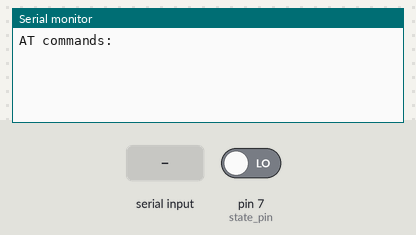
Recording of a sketch running on a simulated Arduino Uno, built with avr-gcc and run on an emulated ATmega328P. Shown: the last lines printed to the serial monitor. The inputs (shaded band) are chosen by the test bench; at power-on: pin 7 (state_pin) LOW.

Above: at 1.2 s.
1.3 s: pin 7 (state_pin) driven HIGH
At 1.8 s:
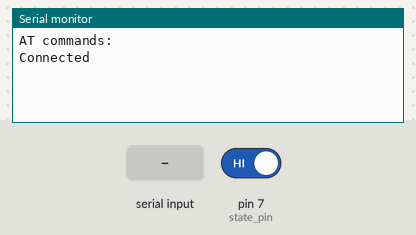
2.8 s: "1" received over Serial
At 5.0 s:
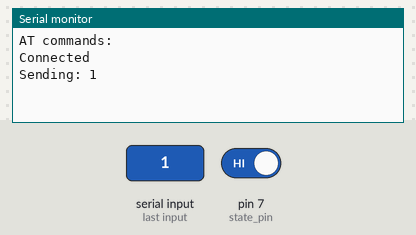
5.3 s: "1" received over the second serial link
At 6.1 s:
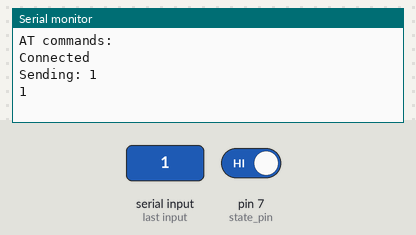
6.8 s: pin 7 (state_pin) driven LOW
At 7.2 s:
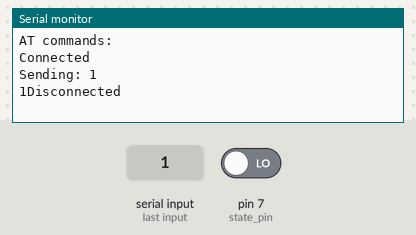
8.3 s: "0" received over Serial
At 9.61 s:
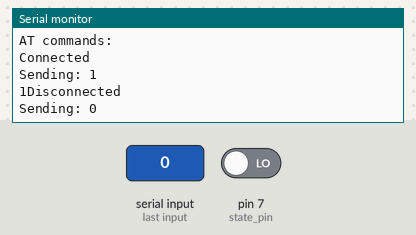
9.8 s: "0" received over the second serial link
At 10.7 s:
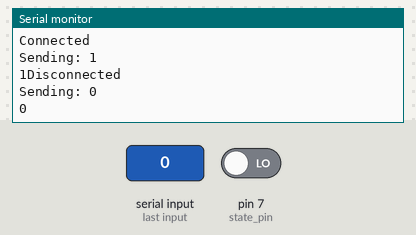

The sketch:

ble4.ino
```cpp
#include <SoftwareSerial.h>
SoftwareSerial BTSerial(3, 4); //RX|TX

// it goes to AT mode without EN pin immediatelly
// needs /r/n obviously, the bound rate is always 9600
// managed to connect to BluetoothLE and BlueCap
// BluetoothLE even sent data to the service with FF
// no further service configurations is possible...
// can go to sleep mode - wake up with 80+ char string via serial
// AT+CONN[index]
// connects without pin

const int state_pin = 7;
int connection_state = 0;
int current_state = 0;

String input = "";
int serial_console_byte = 0;
void setup(){
  Serial.begin(9600);
  BTSerial.begin(9600); // default baud rate

  pinMode(state_pin, INPUT);

  while(!Serial); //if it is an Arduino Micro
  Serial.println("AT commands: ");
}

void loop(){
  current_state = digitalRead(state_pin);
  if (current_state != connection_state){
    connection_state = current_state;
    if (current_state){
      Serial.println("Connected");
    }
    else{
      Serial.println("Disconnected");
    }
  }

  //read from the HM-10 and print in the Serial
  if(BTSerial.available()){
    serial_console_byte = BTSerial.read();
    Serial.write(serial_console_byte);
//    BTSerial.write(serial_console_byte);
  }

  //read from the Serial and print to the HM-10
  if(Serial.available()){
    input = Serial.readString();
//    int i = Serial.read();
    Serial.print("Sending: ");
    Serial.println(input);
//    Serial.write(i);
    BTSerial.print(input);
//    BTSerial.write(i);
  }
}
```

Measured:
- after the input at 1.3 s, the serial monitor: prints a new line at once (image 1)
- after the input at 2.8 s, the serial monitor: prints a new line after 1.0 s (image 2)
- after the input at 5.3 s, the serial monitor: prints a new line at once (image 3)
- after the input at 6.8 s, the serial monitor: prints a new line at once (image 4)
- after the input at 8.3 s, the serial monitor: prints a new line after 1.0 s (image 5)
- after the input at 9.8 s, the serial monitor: prints a new line at once (image 6)
